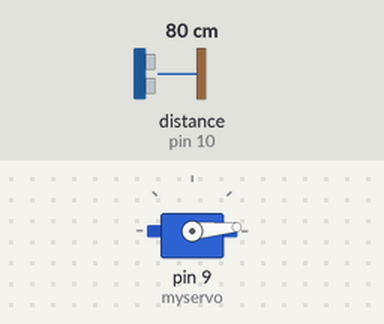
Recording of a sketch running on a simulated Arduino Uno, built with avr-gcc and run on an emulated ATmega328P. Parts: servo. Wiring (inferred from the names in the program): ultrasonic range finder: trigger pin 10; echo pin 10. The inputs (shaded band) are chosen by the test bench; at power-on: distance to the obstacle (sensor on pin 10) 80 cm. The echo pulse lasts 58.3 µs per cm; what the sketch prints to the serial monitor is not drawn.

Above: at 0.13 s.
1.3 s: distance to the obstacle (sensor on pin 10) set to 2 cm
At 2.2 s:
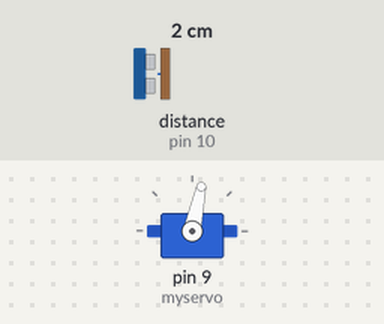
4.3 s: distance to the obstacle (sensor on pin 10) set to 60 cm
At 5.3 s:
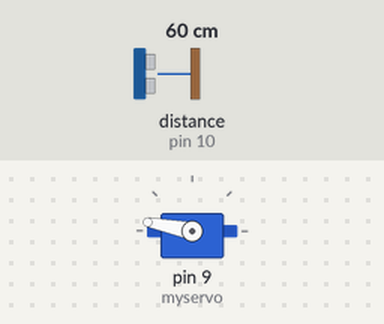
Timing chart, 0 to 16.3 s (numbered marks = the images above; inputs shaded):
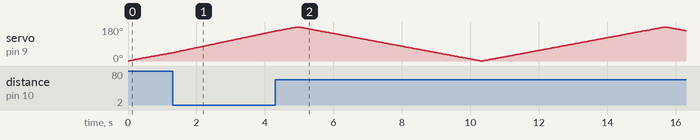

The sketch:

RadarDsih.ino
```cpp
 #include <Servo.h>

Servo myservo;

unsigned long echo = 0;
int ultraSoundSignal = 10; // Ultrasound signal pin
unsigned long ultrasoundValue = 0;
int pos = 0;
int time = 0;
int previoustime = 250;

void setup() {
  myservo.attach(9);
  Serial.begin(9600);
  pinMode(ultraSoundSignal, OUTPUT);
}

unsigned long ping() {
  pinMode(ultraSoundSignal, OUTPUT);
  digitalWrite(ultraSoundSignal, LOW);
  delayMicroseconds(2);
  digitalWrite(ultraSoundSignal, HIGH);
  delayMicroseconds(5);
  digitalWrite(ultraSoundSignal, LOW);
  pinMode(ultraSoundSignal, INPUT);
  digitalWrite(ultraSoundSignal, HIGH);
  echo = pulseIn(ultraSoundSignal, HIGH);
  ultrasoundValue = (echo / 58.138);
  return ultrasoundValue;
}

void loop() {
  for (pos = 0; pos <= 180; pos += 1) {
    time = millis();
    if (time - previoustime >= 25) {
      int x = 0;
      x = ping();
      Serial.print(pos);
      Serial.print(",");
      Serial.print(x);
      Serial.print(".");
      previoustime = time;
    }
    myservo.write(pos);
    delay(25);
  }
  for (pos = 180; pos >= 0; pos -= 1) {
    time = millis();
    if (time - previoustime >= 25) {
      int x = 0;
      x = ping();
      Serial.print(pos);
      Serial.print(",");
      Serial.print(x);
      Serial.print(".");
      previoustime = time;
    }
    myservo.write(pos);
    delay(25);
  }
}
```
